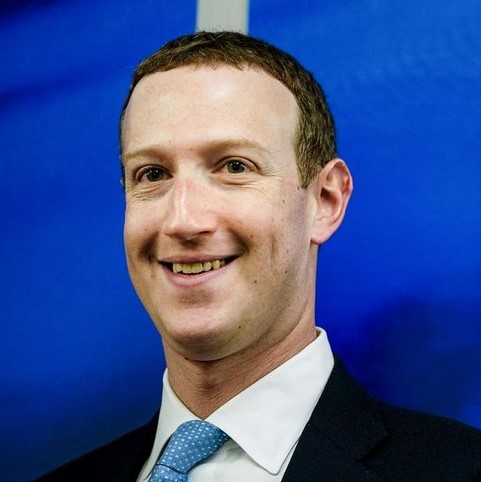
#> input picture Filtragem_espacial/mark.jpg, 481 x 482 px
$ python Limiarizacao.py
#> lines starting #> are read from the running program, lines starting #| are printed output that depends on the picture; after the words box and inside, x2 and y2 are one past the last pixel; in counts of white or black regions, pixels touching at a corner belong together
import cv2 as cv
from matplotlib import pyplot as plt

# Ler imagem do diretorio
img = cv.imread('mark.jpg',0)
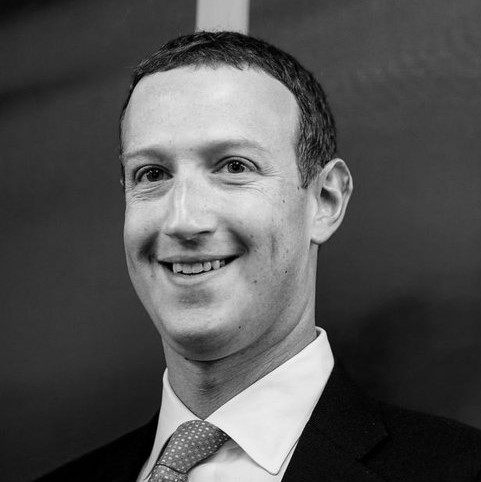
#> img: shape (482, 481); min 0, max 255, mean 83.1
# Aplicando filtro da mediana na imagem
img = cv.medianBlur(img,5)
# Aplicando os limiares e 30, 150 e 200 nas variáveis 'th1','th2' e 'th3' respectivamente
ret,th1 = cv.threshold(img,30,255,cv.THRESH_BINARY)
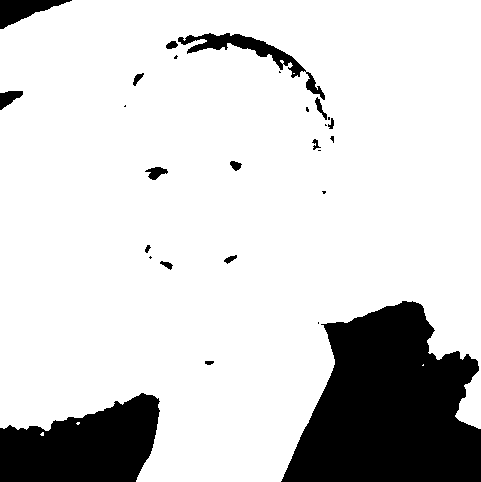
#> th1: shape (482, 481); 83.2% white; 27 black regions (11 under 20 px), largest, box (x1, y1, x2, y2) and area: (281, 301, 481, 482) 25053, (0, 393, 160, 482) 10089, (178, 33, 325, 100) 1731
ret,th2 = cv.threshold(img,150,255,cv.THRESH_BINARY)
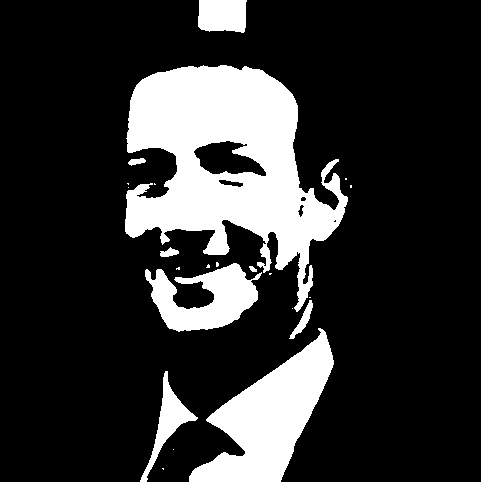
#> th2: shape (482, 481); 19.6% white; 22 white regions (13 under 20 px), largest, box (x1, y1, x2, y2) and area: (125, 65, 348, 312) 27426, (189, 328, 334, 482) 10112, (145, 263, 262, 332) 4359
ret,th3 = cv.threshold(img,200,255,cv.THRESH_BINARY)
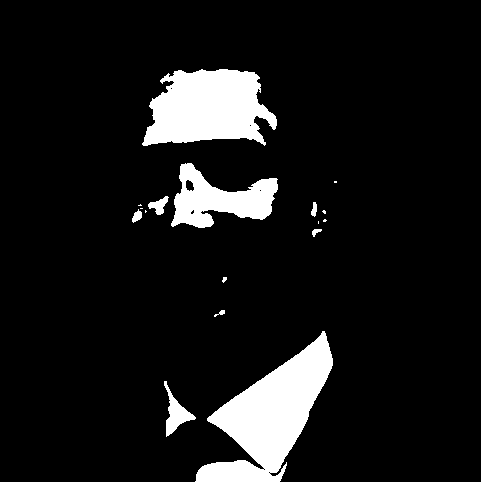
#> th3: shape (482, 481); 9.3% white; 17 white regions (7 under 20 px), largest, box (x1, y1, x2, y2) and area: (195, 331, 333, 482) 9321, (142, 69, 277, 146) 7442, (171, 163, 278, 228) 3634
# Limiar adaptativo da media
th4 = cv.adaptiveThreshold(img,255,cv.ADAPTIVE_THRESH_MEAN_C,cv.THRESH_BINARY,11,2)
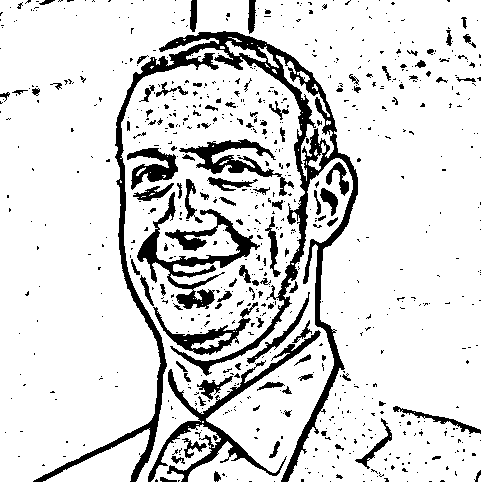
#> th4: shape (482, 481); 85.7% white; 747 black regions (636 under 20 px), largest, box (x1, y1, x2, y2) and area: (33, 31, 358, 482) 12800, (137, 192, 260, 309) 3396, (148, 330, 321, 482) 2997
# Limiar adaptativo gaussiano
th5 = cv.adaptiveThreshold(img,255,cv.ADAPTIVE_THRESH_GAUSSIAN_C,cv.THRESH_BINARY,11,2)
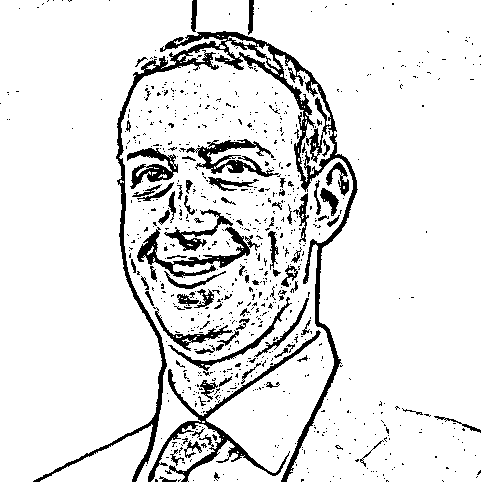
#> th5: shape (482, 481); 89.6% white; 784 black regions (699 under 20 px), largest, box (x1, y1, x2, y2) and area: (33, 31, 358, 482) 8621, (148, 330, 321, 482) 2258, (137, 227, 260, 278) 1433

# Array que armazena as legendas
titles = ['Original','Limiar de 30','Limiar de 150','Limiar de 200',
          'Limiar adaptativo da média','Limiar adaptativo gaussiano']
# Array que armazena as imagens
images = [img,th1,th2,th3,th4,th5]

# Loop para fazer a plotagem das imagens na tela. Serão processados até 6 elementos
for i in range (6):
    # Matriz com 2 linhas e 3 colunas é criada e nela será mostrada as imagens e os seus respectivos titulos
    plt.subplot(2,3,(i+1)),plt.imshow(images[i],'gray',vmin=0,vmax=255)
    plt.title(titles[i])
    plt.xticks([]), plt.yticks([])

# Mostrar plotagem resultante
plt.show()
cv.waitKey()
cv.destroyAllWindows()
